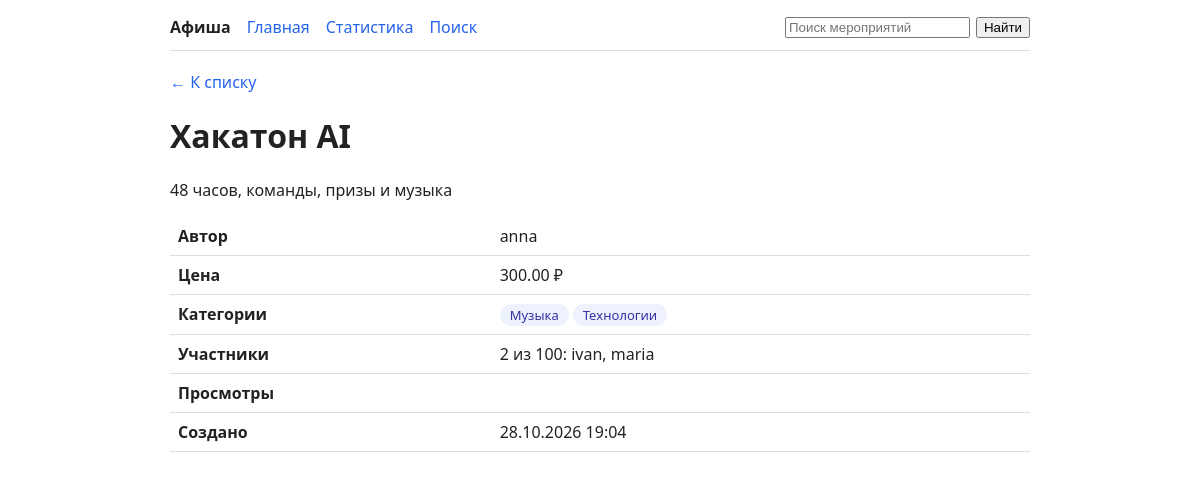
Page /event/4/ on the committed database.
### events/models.py (models this page shows, shortened)
class Event(models.Model):
    title = models.CharField("Название", max_length=200)
    description = models.TextField("Описание")
    author = models.ForeignKey(
        settings.AUTH_USER_MODEL, on_delete=models.CASCADE,
        related_name="created_events", verbose_name="Автор"
    )
    categories = models.ManyToManyField(
        Category, related_name="events", verbose_name="Категории", blank=True
    )
    participants = models.ManyToManyField(
        settings.AUTH_USER_MODEL, related_name="joined_events",
        verbose_name="Участники", blank=True
    )
    price = models.DecimalField("Цена", max_digits=8, decimal_places=2, default=0)
    max_participants = models.PositiveIntegerField("Максимум участников", default=50)
    views_count = models.PositiveIntegerField("Количество просмотров", default=0)
    is_active = models.BooleanField("Активно", default=True)
    created_at = models.DateTimeField("Дата создания", auto_now_add=True)
    objects = EventQuerySet.as_manager()
    class Meta:
        ordering = ["-created_at"]
        verbose_name = "Мероприятие"
        verbose_name_plural = "Мероприятия"

class Category(models.Model):
    name = models.CharField("Название", max_length=100, unique=True)
    description = models.TextField("Описание", blank=True)
    created_at = models.DateTimeField("Дата создания", auto_now_add=True)
    class Meta:
        ordering = ["name"]
        verbose_name = "Категория"
        verbose_name_plural = "Категории"

### events/views.py (the view)
# urls.py: path("event/<int:pk>/", views.event_detail, name="event_detail"),
def event_detail(request, pk):
    Event.objects.filter(pk=pk).update(views_count=F("views_count") + 1)
    event = get_object_or_404(Event.objects.with_details().with_counts(), pk=pk)
    return render(request, "events/event_detail.html", {"event": event})

### events/models.py (called while the page is built)
    def with_details(self):
        return self.select_related("author").prefetch_related(
            "categories", "participants"
        )

    def with_counts(self):
        return self.annotate(
            participants_count=Count("participants", distinct=True),
            categories_count=Count("categories", distinct=True),
        )

### events/templates/events/event_detail.html (shortened to what this page needs)
{% extends "events/base.html" %}
{% load events_extras %}
{% block content %}
  <p><a href="{% url 'event_list' %}">← К списку</a></p>
  <h1>{{ event.title }} {% if not event.is_active %}<span class="off">(неактивно)</span>{% endif %}</h1>
  <p>{{ event.description }}</p>
  <table>
    <tr><th>Автор</th><td>{{ event.author.username }}</td></tr>
    <tr><th>Цена</th><td>{% if event.price == 0 %}Бесплатно{% else %}{{ event.price }} ₽{% endif %}</td></tr>
    <tr><th>Категории</th><td>{% for c in event.categories.all %}<span class="badge">{{ c.name }}</span>{% endfor %}</td></tr>
    <tr><th>Участники</th><td>{{ event.participants_count }} из {{ event.max_participants }}:
      {% for u in event.participants.all %}{{ u.username }}{% if not forloop.last %}, {% endif %}{% empty %}пока никого{% endfor %}</td></tr>
    <tr><th>Просмотры</th><td>{{ event.views }}</td></tr>
    <tr><th>Создано</th><td>{{ event.created_at|date:"d.m.Y H:i" }}</td></tr>
  </table>
{% endblock %}

### events/templates/events/base.html (style rules this page uses)
body { font-family: system-ui, sans-serif; max-width: 860px; margin: 0 auto; padding: 16px; color: #222; }
a { color: #2563eb; text-decoration: none; }
.badge { display: inline-block; background: #eef2ff; color: #3730a3; border-radius: 12px; padding: 2px 10px; font-size: 13px; margin-right: 4px; }
table { border-collapse: collapse; width: 100%; }
th, td { border-bottom: 1px solid #ddd; padding: 8px; text-align: left; }

### rows in the picture
Event: title "Хакатон AI", description "48 часов, команды, призы и музыка", author.username "anna", price "300.00", participants_count "2", max_participants "100", created_at "28.10.2026 19:04"
Category: name "Музыка"
Category: name "Технологии"

### other values in the picture
{{ u.username }} "ivan"
{{ u.username }} "maria"
